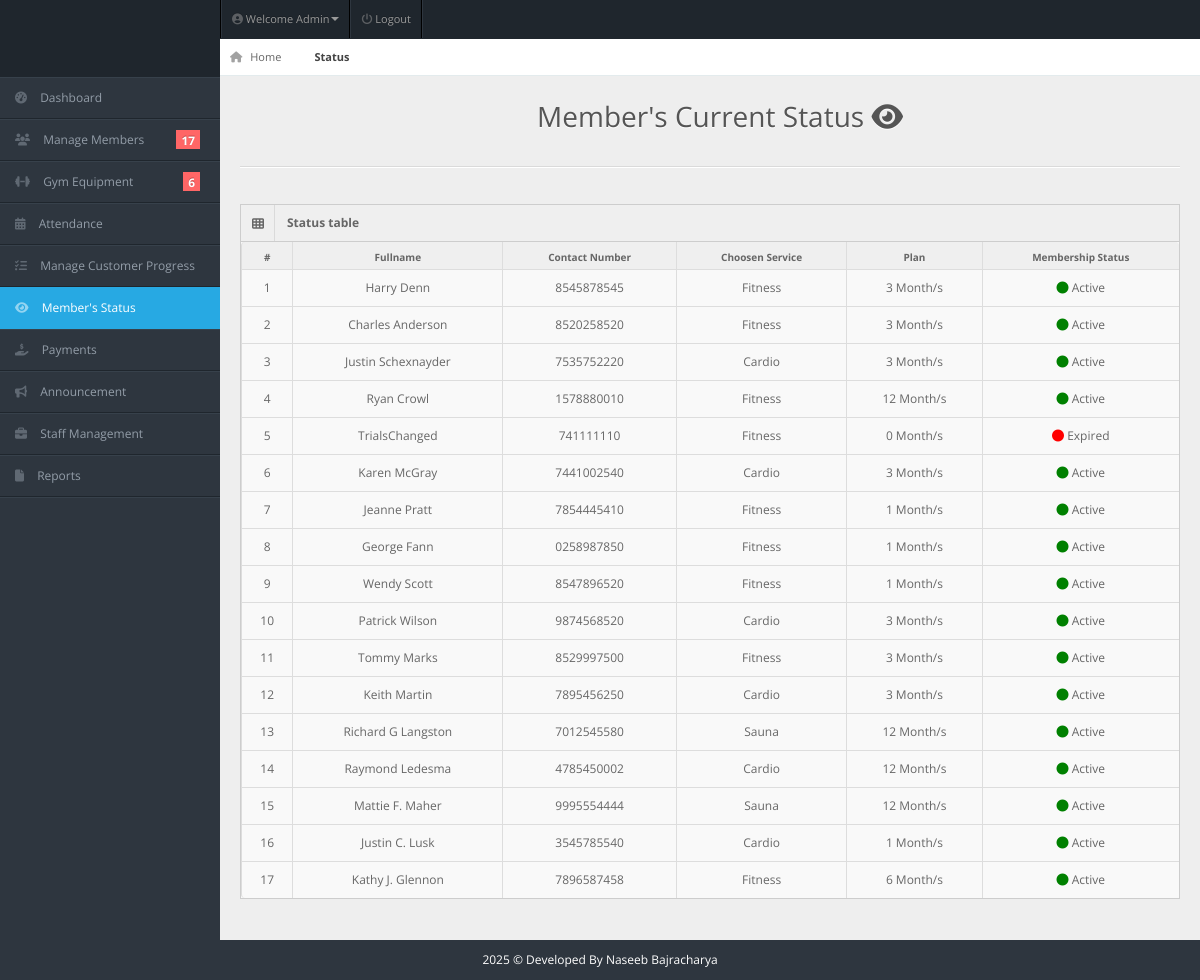
The app's page /admin/member-status.php (signed in) with its own data.
### tables this page shows
CREATE TABLE `members` (
  `user_id` int(11) NOT NULL,
  `fullname` varchar(20) NOT NULL,
  `username` varchar(20) NOT NULL,
  `password` varchar(100) NOT NULL,
  `gender` varchar(20) NOT NULL,
  `dor` date NOT NULL,
  `services` varchar(50) NOT NULL,
  `amount` int(100) NOT NULL,
  `paid_date` date NOT NULL,
  `p_year` int(11) NOT NULL,
  `plan` varchar(100) NOT NULL,
  `address` varchar(20) NOT NULL,
  `contact` varchar(10) NOT NULL,
  `status` varchar(20) NOT NULL DEFAULT 'Active',
  `attendance_count` int(100) NOT NULL,
  `ini_weight` int(100) NOT NULL DEFAULT '0',
  `curr_weight` int(100) NOT NULL DEFAULT '0',
  `ini_bodytype` varchar(50) NOT NULL,
  `curr_bodytype` varchar(50) NOT NULL,
  `progress_date` date NOT NULL,
  `reminder` int(11) NOT NULL DEFAULT '0'
);

### admin/member-status.php (the view, shortened to what this page needs)
<!DOCTYPE html>
<html lang="en">
<head>
<link rel="stylesheet" href="../css/bootstrap.min.css" />
<link rel="stylesheet" href="../css/bootstrap-responsive.min.css" />
<link rel="stylesheet" href="../css/fullcalendar.css" />
<link rel="stylesheet" href="../css/matrix-style.css" />
<link rel="stylesheet" href="../css/matrix-media.css" />
<link href="../font-awesome/css/fontawesome.css" rel="stylesheet" />
<link href="../font-awesome/css/all.css" rel="stylesheet" />
<link rel="stylesheet" href="../css/jquery.gritter.css" />
</head>
<body>
<div id="header">
  <h1><a href="dashboard.html">Perfect Gym Admin</a></h1>
</div>
<?php include 'includes/topheader.php'?>
<?php $page='member-status'; include 'includes/sidebar.php'?>
<div id="content">
  <div id="content-header">
    <div id="breadcrumb"> <a href="index.php" title="Go to Home" class="tip-bottom"><i class="fas fa-home"></i> Home</a> <a href="member-status.php" class="current">Status</a> </div>
    <h1 class="text-center">Member's Current Status <i class="fas fa-eye"></i></h1>
  </div>
  <div class="container-fluid">
    <hr>
    <div class="row-fluid">
      <div class="span12">
      <div class='widget-box'>
          <div class='widget-title'> <span class='icon'> <i class='fas fa-th'></i> </span>
            <h5>Status table</h5>
          </div>
          <div class='widget-content nopadding'>
	  <?php
      $qry="SELECT * FROM members";
      $cnt = 1;
        $result=mysqli_query($conn,$qry);
          echo"<table class='table table-bordered table-hover data-table'>
              <thead>
                <tr>
                  <th>#</th>
                  <th>Fullname</th>
                  <th>Contact Number</th>
                  <th>Choosen Service</th>
                  <th>Plan</th>
                  <th>Membership Status</th>
                </tr>
              </thead>";
            while($row=mysqli_fetch_array($result)){?>
           <tbody>
                <td><div class='text-center'><?php echo $cnt;?></div></td>
                <td><div class='text-center'><?php echo $row['fullname'];?></div></td>
                <td><div class='text-center'><?php echo $row['contact'];?></div></td>
                <td><div class='text-center'><?php echo $row['services'];?></div></td>
                <td><div class='text-center'><?php echo $row['plan'];?> Month/s</div></td>
                <td><div class='text-center'><?php if( $row['status'] == 'Active' ){ echo '<i class="fas fa-circle" style="color:green;"></i> Active';} else if ($row['status'] == 'Expired') { echo '<i class="fas fa-circle" style="color:red;"></i> Expired';} else { echo '<i class="fas fa-circle" style="color:orange;"></i> Pending Reg';}?></div></td>
              </tbody>
          <?php
     $cnt++;      }
            ?>
            </table>
          </div>
        </div>
      </div>
    </div>
  </div>
</div>
<div class="row-fluid">
  <div id="footer" class="span12"> <?php echo date("Y");?> &copy; Developed By Naseeb Bajracharya</a> </div>
</div>
</body>
</html>

### css/matrix-style.css (style rules this page uses)
* { outline: none !important; -moz-outline: none !important; }
html, body { height: 100%; }
body { overflow-x: hidden; margin-top: -10px; font-family: "Open Sans", sans-serif; font-size: 12px; color: #666; }
a { color: #666; }
select, textarea, input[type="text"], input[type="password"], input[type="datetime"], input[type="datetime-local"], input[type="date"], input[type="month"], input[type="time"], input[type="week"], input[type="number"], input[type="email"], input[type="url"], input[type="search"], input[type="tel"], input[type="color"], .uneditable-input, .label, .dropdown-menu, .btn, .well, .progress, .table-bordered, .btn-group > .btn:first-child, .btn-group > .btn:last-child, .btn-group > .btn:last-child, .btn-group > .dropdown-toggle, .alert { border-radius: 0px; }
#footer { padding: 10px; text-align: center; }
hr { border-top-color: #dadada; }
#header { height: 77px; position: relative; width: 100%; z-index: -9; }
#header h1 { background: url("../img/icontest3.png") no-repeat scroll 0 0 transparent; height: 31px; left: 20px; line-height: 600px; overflow: hidden; position: relative; top: 26px; width: 191px; }
#header h1 a { display: block; }
#content { background: none repeat scroll 0 0 #eeeeee; margin-left: 220px; margin-right: 0; padding-bottom: 25px; position: relative; min-height: 100%; width: auto; }
#content-header { position: abslute; width: 100%; margin-top: -38px; z-index: 20; }
#content-header h1 { color: #555555; font-size: 28px; font-weight: normal; float: none; text-shadow: 0 1px 0 #ffffff; margin-left: 20px; position: relative; }
#content-header h1, #content-header .btn-group { margin-top: 20px; }
#breadcrumb { background-color: #fff; border-bottom: 1px solid #e3ebed; }
#breadcrumb a { padding: 8px 20px 8px 10px; display: inline-block; background-image: url("../img/breadcrumb.png"); background-position: center right; background-repeat: no-repeat; font-size: 11px; color: #666666; }
#breadcrumb a:last-child { background-image: none; }
#breadcrumb a.current { font-weight: bold; color: #444444; }
#breadcrumb a i { margin-right: 5px; opacity: 0.6; }
.widget-box { background: none repeat scroll 0 0 #f9f9f9; border-left: 1px solid #cdcdcd; border-top: 1px solid #cdcdcd; border-right: 1px solid #cdcdcd; clear: both; margin-top: 16px; margin-bottom: 16px; position: relative; }
.widget-title, .modal-header, .table th, div.dataTables_wrapper .ui-widget-header { background: #efefef; border-bottom: 1px solid #cdcdcd; height: 36px; }
.widget-title span.icon { padding: 9px 10px 7px 11px; float: left; border-right: 1px solid #dadada; }
.widget-title h5 { color: #666; float: left; font-size: 12px; font-weight: bold; padding: 12px; line-height: 12px; margin: 0; }
.widget-content { padding: 15px; border-bottom: 1px solid #cdcdcd; }
.table th { height: auto; font-size: 10px; padding: 5px 10px 2px; border-bottom: 0; text-align: center; color: #666666; }
.nopadding { padding: 0 !important; }
.nopadding .table { margin-bottom: 0; }
.nopadding .table-bordered { border: 0; }

### css/matrix-media.css (style rules this page uses)
body { background:#2E363F; }
#header { background-color: #1f262d; margin-top:10px; }

### admin/member-status.php (style rules this page uses)
#footer { color: white; }

### records on screen
members: fullname "Harry Denn", contact "8545878545", services "Fitness", plan "3", status "Active" (drawn)
members: fullname "Charles Anderson", contact "8520258520", services "Fitness", plan "3", status "Active" (drawn)
members: fullname "Justin Schexnayder", contact "7535752220", services "Cardio", plan "3", status "Active" (drawn)
members: fullname "Ryan Crowl", contact "1578880010", services "Fitness", plan "12", status "Active" (drawn)
members: fullname "TrialsChanged", contact "741111110", services "Fitness", plan "0", status "Expired" (drawn)
members: fullname "Karen McGray", contact "7441002540", services "Cardio", plan "3", status "Active" (drawn)
members: fullname "Jeanne Pratt", contact "7854445410", services "Fitness", plan "1", status "Active" (drawn)
members: fullname "George Fann", contact "0258987850", services "Fitness", plan "1", status "Active" (drawn)
members: fullname "Wendy Scott", contact "8547896520", services "Fitness", plan "1", status "Active" (drawn)
members: fullname "Patrick Wilson", contact "9874568520", services "Cardio", plan "3", status "Active" (drawn)
members: fullname "Tommy Marks", contact "8529997500", services "Fitness", plan "3", status "Active" (drawn)
members: fullname "Keith Martin", contact "7895456250", services "Cardio", plan "3", status "Active" (drawn)
members: fullname "Richard G Langston", contact "7012545580", services "Sauna", plan "12", status "Active" (drawn)
members: fullname "Raymond Ledesma", contact "4785450002", services "Cardio", plan "12", status "Active" (drawn)
members: fullname "Mattie F. Maher", contact "9995554444", services "Sauna", plan "12", status "Active" (drawn)
members: fullname "Justin C. Lusk", contact "3545785540", services "Cardio", plan "1", status "Active" (drawn)
members: fullname "Kathy J. Glennon", contact "7896587458", services "Fitness", plan "6", status "Active" (drawn)

### other values on screen
$query->num_rows "17"
$query->num_rows "6"
